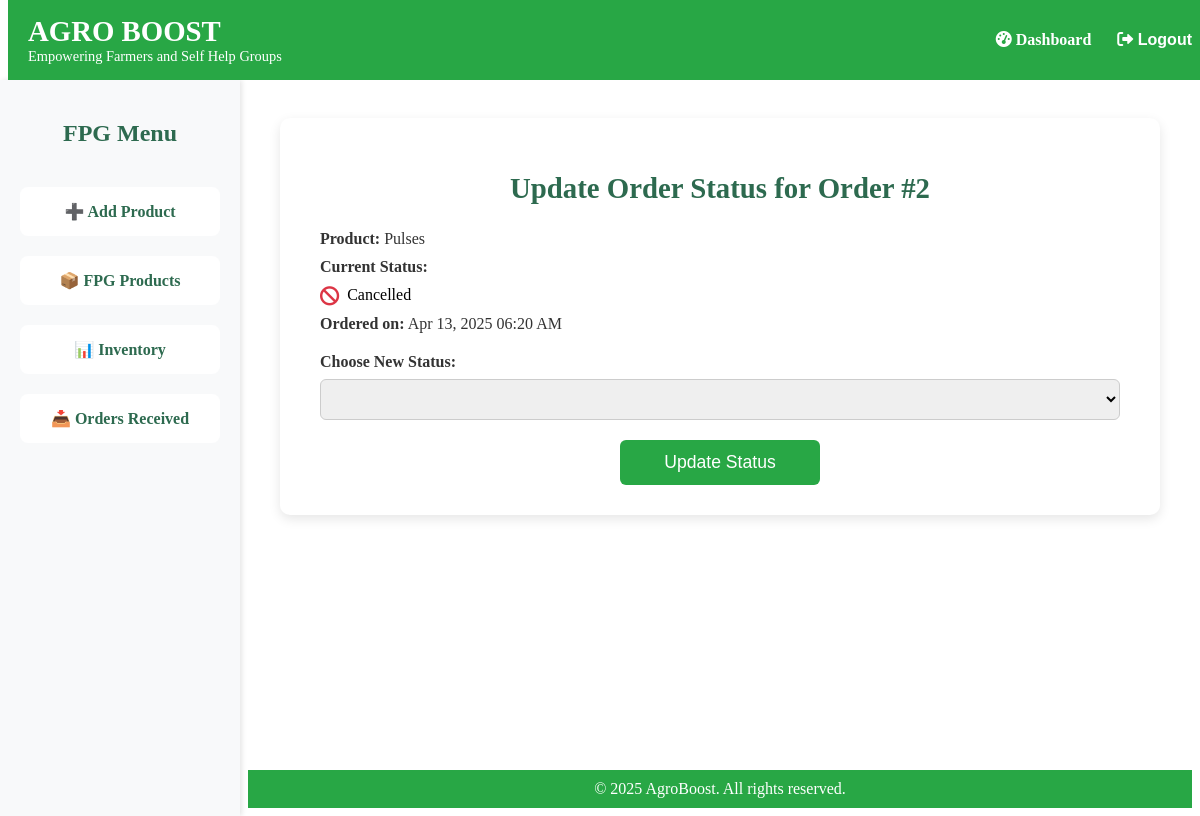
/accounts/fpg/orders/status/2/ (signed in), run on the app's committed database.
### accounts/models.py (models this page shows, shortened)
class Order(models.Model):
    STATUS_CHOICES = [
        ('Pending', 'Pending'),
        ('Shipped', 'Shipped'),
        ('Delivered', 'Delivered'),
        ('Cancelled', 'Cancelled'),
    ]
    product = models.ForeignKey(Product, on_delete=models.CASCADE)
    buyer = models.ForeignKey(User, on_delete=models.CASCADE, related_name='orders_placed')
    fpg = models.ForeignKey(User, on_delete=models.CASCADE, related_name='fpg_orders')
    quantity = models.PositiveIntegerField()
    status = models.CharField(max_length=20, choices=STATUS_CHOICES, default='Pending')
    order_date = models.DateTimeField(auto_now_add=True)

class Product(models.Model):
    name = models.CharField(max_length=100)
    description = models.TextField()
    price = models.DecimalField(max_digits=10, decimal_places=2)
    image = models.ImageField(upload_to='product_images/', default='default.jpg')
    quantity = models.PositiveIntegerField(default=0)
    is_available = models.BooleanField(default=True)
    shg = models.ForeignKey(User, on_delete=models.CASCADE, related_name='shg_products', null=True, blank=True)
    fpg = models.ForeignKey(User, on_delete=models.CASCADE, related_name='fpg_products', null=True, blank=True)

### accounts/views.py (the view, shortened to what this page needs)
# urls.py: path('fpg/orders/status/<int:order_id>/', views.fpg_order_status_update, name='fpg_order_status_update'),
@login_required
def fpg_order_status_update(request, order_id):
    order = get_object_or_404(Order, id=order_id)
    if request.user != order.fpg:
        messages.error(request, "You are not authorized to update this order.")
        return redirect('fpg_orders_received')
    return render(request, 'accounts/fpg/fpg_order_status_update.html', {'order': order})

### accounts/templates/accounts/fpg/fpg_order_status_update.html (shortened to what this page needs)
{% extends 'accounts/fpg/fpg_base.html' %}
{% block fpg_content %}
<div class="update-order-wrapper">
    <h2>Update Order Status for Order #{{ order.id }}</h2>
    <p><strong>Product:</strong> {{ order.product.name }}</p>
    <p><strong>Current Status:</strong>
        <div class="status-text">
            {% if order.status == "Pending" %}
                <div class="status-icons">
                    <i class="fa fa-clock pending"></i> Pending
                </div>
            {% elif order.status == "Shipped" %}
                <div class="status-icons">
                    <i class="fa fa-truck shipped"></i> Shipped
                </div>
            {% elif order.status == "Delivered" %}
                <div class="status-icons">
                    <i class="fa fa-check-circle delivered"></i> Delivered
                </div>
            {% elif order.status == "Cancelled" %}
                <div class="status-icons">
                    <i class="fa fa-ban cancelled"></i> Cancelled
                </div>
            {% endif %}
        </div>
    </p>
    <p><strong>Ordered on:</strong> {{ order.order_date|date:"M d, Y H:i A" }}</p>
    <form method="POST">
        <div class="form-group">
            <label for="status">Choose New Status:</label>
            <select name="status" id="status" class="form-control" required>
            </select>
        </div>
        <button type="submit" class="submit-btn">Update Status</button>
    </form>
</div>
{% endblock %}

### static/css/style.css (style rules this page uses)
.form-group { flex: 1 1 45%; display: flex; flex-direction: column; }
.submit-btn { background-color: #28a745; color: white; padding: 12px 30px; border: none; border-radius: 6px; font-size: 1.1rem; cursor: pointer; }
.update-order-wrapper { background: #ffffff; padding: 30px 40px; border-radius: 10px; max-width: 800px; margin: 0 auto; box-shadow: 0 4px 12px rgba(0, 0, 0, 0.1); }
.update-order-wrapper h2 { text-align: center; color: #2d6a4f; margin-bottom: 25px; font-size: 1.8rem; }
.update-order-wrapper p { font-size: 1rem; color: #333; margin: 10px 0; }
.update-order-wrapper form { margin-top: 20px; }
.update-order-wrapper .form-group { display: flex; flex-direction: column; margin-bottom: 20px; }
.update-order-wrapper label { font-weight: 600; margin-bottom: 8px; color: #333; }
.update-order-wrapper select { padding: 10px; border: 1px solid #ccc; border-radius: 6px; font-size: 1rem; transition: border-color 0.3s ease; }
.update-order-wrapper .submit-btn { display: block; width: 100%; max-width: 200px; margin: 0 auto; background-color: #28a745; color: white; padding: 12px 20px; border: none; border-radius: 6px; font-size: 1.1rem; cursor: pointer; }
.status-icons { display: flex; align-items: center; gap: 8px; }
.status-icons .fa { font-size: 1.2rem; }
.status-icons .cancelled { color: #dc3545; }
.update-order-wrapper .status-text { display: flex; align-items: center; gap: 8px; }

### data on the page
Order: id "2", product.name "Pulses", order_date "Apr 13, 2025 06:20 AM"
